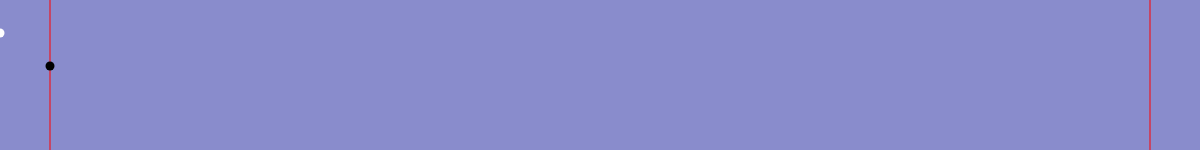
Frame 1 (no input)
Frame 60 (no input): identical to frame 1, image omitted
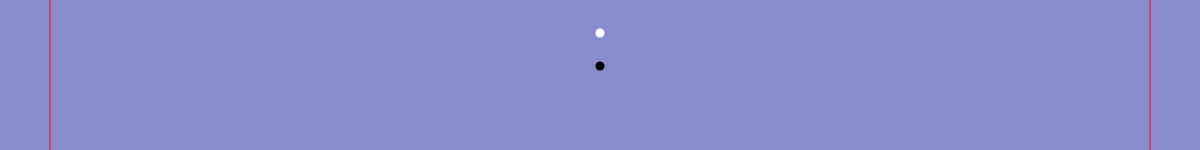
Frame 120 (the mouse pressed at the canvas centre since frame 60)

The p5.js sketch that drew these frames (run headless with seeded random() and noise() and a simulated clock; from frame 60 on, the mouse is pressed at the canvas centre):

// p5.js sketch
// ── sketch.js
function setup() {
    createCanvas( windowWidth, 150 );
}


function draw() {
  background( 'rgb(137, 140, 204)' );

  var leftWall = 50;
  var rightWall = width - 50;

  // xm is just the mouseX, while
  // xc is the mouseX, but constrained
  // between the leftWall and rightWall!
  var xm = mouseX;
  var xc = constrain(mouseX, leftWall, rightWall);

  // Draw the walls.
  stroke( 'red' );
  line(leftWall, 0, leftWall, height);
  line(rightWall, 0, rightWall, height);

  // Draw xm and xc as circles.
  noStroke();
  fill(255);
  ellipse(xm, 33, 9,9); // Not Constrained
  fill(0);
  ellipse(xc, 66, 9,9); // Constrained
}
